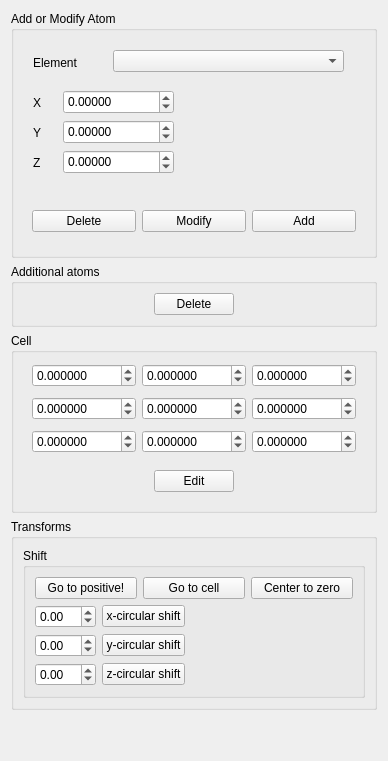
      <widget class="QWidget" name="FormTabActions">
       <attribute name="title">
        <string>Modify</string>
       </attribute>
       <layout class="QVBoxLayout" name="verticalLayout_2">
        <item>
         <widget class="QGroupBox" name="groupBox_2">
          <property name="title">
           <string>Add or Modify Atom</string>
          </property>
          <layout class="QVBoxLayout" name="verticalLayout_5">
           <item>
            <widget class="QFrame" name="frame_28">
             <property name="minimumSize">
              <size>
               <width>0</width>
               <height>150</height>
              </size>
             </property>
             <property name="maximumSize">
              <size>
               <width>16777215</width>
               <height>150</height>
              </size>
             </property>
             <property name="frameShape">
              <enum>QFrame::NoFrame</enum>
             </property>
             <property name="frameShadow">
              <enum>QFrame::Raised</enum>
             </property>
             <widget class="QLabel" name="label_8">
              <property name="geometry">
               <rect>
                <x>10</x>
                <y>10</y>
                <width>83</width>
                <height>26</height>
               </rect>
              </property>
              <property name="text">
               <string>Element</string>
              </property>
             </widget>
             <widget class="QComboBox" name="FormActionsPreComboAtomsList">
              <property name="geometry">
               <rect>
                <x>90</x>
                <y>10</y>
                <width>231</width>
                <height>22</height>
               </rect>
              </property>
             </widget>
             <widget class="QDoubleSpinBox" name="FormActionsPreSpinAtomsCoordX">
              <property name="geometry">
               <rect>
                <x>40</x>
                <y>50</y>
                <width>111</width>
                <height>24</height>
               </rect>
              </property>
              <property name="decimals">
               <number>5</number>
              </property>
              <property name="minimum">
               <double>-999.990000000000009</double>
              </property>
              <property name="maximum">
               <double>999.990000000000009</double>
              </property>
             </widget>
             <widget class="QLabel" name="label_24">
              <property name="geometry">
               <rect>
                <x>10</x>
                <y>50</y>
                <width>31</width>
                <height>26</height>
               </rect>
              </property>
              <property name="text">
               <string>X</string>
              </property>
             </widget>
             <widget class="QDoubleSpinBox" name="FormActionsPreSpinAtomsCoordY">
              <property name="geometry">
               <rect>
                <x>40</x>
                <y>80</y>
                <width>111</width>
                <height>24</height>
               </rect>
              </property>
              <property name="decimals">
               <number>5</number>
              </property>
              <property name="minimum">
               <double>-999.990000000000009</double>
              </property>
              <property name="maximum">
               <double>999.990000000000009</double>
              </property>
             </widget>
             <widget class="QLabel" name="label_25">
              <property name="geometry">
               <rect>
                <x>10</x>
                <y>80</y>
                <width>21</width>
                <height>26</height>
               </rect>
              </property>
              <property name="text">
               <string>Y</string>
              </property>
             </widget>
             <widget class="QLabel" name="label_26">
              <property name="geometry">
               <rect>
                <x>10</x>
                <y>110</y>
                <width>21</width>
                <height>26</height>
               </rect>
              </property>
              <property name="text">
               <string>Z</string>
              </property>
             </widget>
             <widget class="QDoubleSpinBox" name="FormActionsPreSpinAtomsCoordZ">
              <property name="geometry">
               <rect>
                <x>40</x>
                <y>110</y>
                <width>111</width>
                <height>24</height>
               </rect>
              </property>
              <property name="decimals">
               <number>5</number>
              </property>
              <property name="minimum">
               <double>-999.990000000000009</double>
              </property>
              <property name="maximum">
               <double>999.990000000000009</double>
              </property>
             </widget>
            </widget>
           </item>
           <item>
            <widget class="QFrame" name="frame_29">
             <property name="minimumSize">
              <size>
               <width>0</width>
               <height>50</height>
              </size>
             </property>
             <property name="maximumSize">
              <size>
               <width>16777215</width>
               <height>50</height>
              </size>
             </property>
             <property name="frameShape">
              <enum>QFrame::NoFrame</enum>
             </property>
             <property name="frameShadow">
              <enum>QFrame::Raised</enum>
             </property>
             <layout class="QHBoxLayout" name="horizontalLayout_17">
              <property name="topMargin">
               <number>0</number>
              </property>
              <property name="bottomMargin">
               <number>0</number>
              </property>
              <item>
               <widget class="QPushButton" name="FormActionsPreButDeleteAtom">
                <property name="text">
                 <string>Delete</string>
                </property>
               </widget>
              </item>
              <item>
               <widget class="QPushButton" name="FormActionsPreButModifyAtom">
                <property name="text">
                 <string>Modify</string>
                </property>
               </widget>
              </item>
              <item>
               <widget class="QPushButton" name="FormActionsPreButAddAtom">
                <property name="text">
                 <string>Add</string>
                </property>
               </widget>
              </item>
             </layout>
            </widget>
           </item>
          </layout>
         </widget>
        </item>
        <item>
         <widget class="QGroupBox" name="groupBox_12">
          <property name="minimumSize">
           <size>
            <width>0</width>
            <height>0</height>
           </size>
          </property>
          <property name="title">
           <string>Additional atoms</string>
          </property>
          <layout class="QHBoxLayout" name="horizontalLayout_13">
           <item>
            <spacer name="horizontalSpacer_15">
             <property name="orientation">
              <enum>Qt::Horizontal</enum>
             </property>
             <property name="sizeHint" stdset="0">
              <size>
               <width>131</width>
               <height>20</height>
              </size>
             </property>
            </spacer>
           </item>
           <item>
            <widget class="QPushButton" name="additional_atoms_delete">
             <property name="text">
              <string>Delete</string>
             </property>
            </widget>
           </item>
           <item>
            <spacer name="horizontalSpacer_16">
             <property name="orientation">
              <enum>Qt::Horizontal</enum>
             </property>
             <property name="sizeHint" stdset="0">
              <size>
               <width>131</width>
               <height>20</height>
              </size>
             </property>
            </spacer>
           </item>
          </layout>
         </widget>
        </item>
        <item>
         <widget class="QGroupBox" name="groupBox_3">
          <property name="title">
           <string>Cell</string>
          </property>
          <layout class="QVBoxLayout" name="verticalLayout_6">
           <item>
            <widget class="QFrame" name="frame_57">
             <property name="locale">
              <locale language="English" country="UnitedStates"/>
             </property>
             <property name="frameShape">
              <enum>QFrame::NoFrame</enum>
             </property>
             <property name="frameShadow">
              <enum>QFrame::Raised</enum>
             </property>
             <layout class="QHBoxLayout" name="horizontalLayout_63">
              <property name="topMargin">
               <number>2</number>
              </property>
              <property name="bottomMargin">
               <number>2</number>
              </property>
              <item>
               <widget class="QDoubleSpinBox" name="FormModifyCellEditA1">
                <property name="locale">
                 <locale language="English" country="UnitedStates"/>
                </property>
                <property name="decimals">
                 <number>6</number>
                </property>
                <property name="minimum">
                 <double>-999.000000000000000</double>
                </property>
                <property name="maximum">
                 <double>999.000000000000000</double>
                </property>
               </widget>
              </item>
              <item>
               <widget class="QDoubleSpinBox" name="FormModifyCellEditA2">
                <property name="locale">
                 <locale language="English" country="UnitedStates"/>
                </property>
                <property name="decimals">
                 <number>6</number>
                </property>
                <property name="minimum">
                 <double>-999.000000000000000</double>
                </property>
                <property name="maximum">
                 <double>999.000000000000000</double>
                </property>
               </widget>
              </item>
              <item>
               <widget class="QDoubleSpinBox" name="FormModifyCellEditA3">
                <property name="locale">
                 <locale language="English" country="UnitedStates"/>
                </property>
                <property name="decimals">
                 <number>6</number>
                </property>
                <property name="minimum">
                 <double>-999.000000000000000</double>
                </property>
                <property name="maximum">
                 <double>999.000000000000000</double>
                </property>
               </widget>
              </item>
             </layout>
            </widget>
           </item>
           <item>
            <widget class="QFrame" name="frame_55">
             <property name="locale">
              <locale language="English" country="UnitedStates"/>
             </property>
             <property name="frameShape">
              <enum>QFrame::NoFrame</enum>
             </property>
             <property name="frameShadow">
              <enum>QFrame::Raised</enum>
             </property>
             <layout class="QHBoxLayout" name="horizontalLayout_59">
              <property name="topMargin">
               <number>2</number>
              </property>
              <property name="bottomMargin">
               <number>2</number>
              </property>
              <item>
               <widget class="QDoubleSpinBox" name="FormModifyCellEditB1">
                <property name="locale">
                 <locale language="English" country="UnitedStates"/>
                </property>
                <property name="decimals">
                 <number>6</number>
                </property>
                <property name="minimum">
                 <double>-999.000000000000000</double>
                </property>
                <property name="maximum">
                 <double>999.000000000000000</double>
                </property>
               </widget>
              </item>
              <item>
               <widget class="QDoubleSpinBox" name="FormModifyCellEditB2">
                <property name="decimals">
                 <number>6</number>
                </property>
                <property name="minimum">
                 <double>-999.000000000000000</double>
                </property>
                <property name="maximum">
                 <double>999.000000000000000</double>
                </property>
               </widget>
              </item>
              <item>
               <widget class="QDoubleSpinBox" name="FormModifyCellEditB3">
                <property name="decimals">
                 <number>6</number>
                </property>
                <property name="minimum">
                 <double>-999.000000000000000</double>
                </property>
                <property name="maximum">
                 <double>999.000000000000000</double>
                </property>
               </widget>
              </item>
             </layout>
            </widget>
           </item>
           <item>
            <widget class="QFrame" name="frame_56">
             <property name="locale">
              <locale language="English" country="UnitedStates"/>
             </property>
             <property name="frameShape">
              <enum>QFrame::NoFrame</enum>
             </property>
             <property name="frameShadow">
              <enum>QFrame::Raised</enum>
             </property>
             <layout class="QHBoxLayout" name="horizontalLayout_61">
              <property name="topMargin">
               <number>2</number>
              </property>
              <property name="bottomMargin">
               <number>2</number>
              </property>
              <item>
               <widget class="QDoubleSpinBox" name="FormModifyCellEditC1">
                <property name="decimals">
                 <number>6</number>
                </property>
                <property name="minimum">
                 <double>-999.000000000000000</double>
                </property>
                <property name="maximum">
                 <double>999.000000000000000</double>
                </property>
               </widget>
              </item>
              <item>
               <widget class="QDoubleSpinBox" name="FormModifyCellEditC2">
                <property name="decimals">
                 <number>6</number>
                </property>
                <property name="minimum">
                 <double>-999.000000000000000</double>
                </property>
                <property name="maximum">
                 <double>999.000000000000000</double>
                </property>
               </widget>
              </item>
              <item>
               <widget class="QDoubleSpinBox" name="FormModifyCellEditC3">
                <property name="decimals">
                 <number>6</number>
                </property>
                <property name="minimum">
                 <double>-999.000000000000000</double>
                </property>
                <property name="maximum">
                 <double>999.000000000000000</double>
                </property>
               </widget>
              </item>
             </layout>
            </widget>
           </item>
           <item>
            <widget class="QFrame" name="frame_54">
             <property name="frameShape">
              <enum>QFrame::NoFrame</enum>
             </property>
             <property name="frameShadow">
              <enum>QFrame::Raised</enum>
             </property>
             <layout class="QHBoxLayout" name="horizontalLayout_58">
              <item>
               <spacer name="horizontalSpacer_25">
                <property name="orientation">
                 <enum>Qt::Horizontal</enum>
                </property>
                <property name="sizeHint" stdset="0">
                 <size>
                  <width>92</width>
                  <height>20</height>
                 </size>
                </property>
               </spacer>
              </item>
              <item>
               <widget class="QPushButton" name="FormModifyCellButton">
                <property name="text">
                 <string>Edit</string>
                </property>
               </widget>
              </item>
              <item>
               <spacer name="horizontalSpacer_11">
                <property name="orientation">
                 <enum>Qt::Horizontal</enum>
                </property>
                <property name="sizeHint" stdset="0">
                 <size>
                  <width>91</width>
                  <height>20</height>
                 </size>
                </property>
               </spacer>
              </item>
             </layout>
            </widget>
           </item>
          </layout>
         </widget>
        </item>
        <item>
         <widget class="QGroupBox" name="groupBox_4">
          <property name="title">
           <string>Transforms</string>
          </property>
          <layout class="QVBoxLayout" name="verticalLayout_7">
           <item>
            <widget class="QGroupBox" name="groupBox_49">
             <property name="minimumSize">
              <size>
               <width>0</width>
               <height>0</height>
              </size>
             </property>
             <property name="sizeIncrement">
              <size>
               <width>0</width>
               <height>0</height>
              </size>
             </property>
             <property name="title">
              <string>Shift</string>
             </property>
             <layout class="QVBoxLayout" name="verticalLayout_70">
              <item>
               <widget class="QFrame" name="frame_116">
                <property name="minimumSize">
                 <size>
                  <width>0</width>
                  <height>0</height>
                 </size>
                </property>
                <property name="frameShape">
                 <enum>QFrame::NoFrame</enum>
                </property>
                <property name="frameShadow">
                 <enum>QFrame::Raised</enum>
                </property>
                <layout class="QHBoxLayout" name="horizontalLayout_50">
                 <property name="leftMargin">
                  <number>0</number>
                 </property>
                 <property name="topMargin">
                  <number>0</number>
                 </property>
                 <property name="rightMargin">
                  <number>0</number>
                 </property>
                 <property name="bottomMargin">
                  <number>0</number>
                 </property>
                 <item>
                  <widget class="QPushButton" name="FormModifyGoPositive">
                   <property name="text">
                    <string>Go to positive!</string>
                   </property>
                  </widget>
                 </item>
                 <item>
                  <widget class="QPushButton" name="FormModifyGoToCell">
                   <property name="text">
                    <string>Go to cell</string>
                   </property>
                  </widget>
                 </item>
                 <item>
                  <widget class="QPushButton" name="modify_center_to_zero">
                   <property name="text">
                    <string>Center to zero</string>
                   </property>
                  </widget>
                 </item>
                </layout>
               </widget>
              </item>
              <item>
               <widget class="QFrame" name="frame_117">
                <property name="minimumSize">
                 <size>
                  <width>0</width>
                  <height>0</height>
                 </size>
                </property>
                <property name="frameShape">
                 <enum>QFrame::NoFrame</enum>
                </property>
                <property name="frameShadow">
                 <enum>QFrame::Raised</enum>
                </property>
                <layout class="QHBoxLayout" name="horizontalLayout_117">
                 <property name="leftMargin">
                  <number>0</number>
                 </property>
                 <property name="topMargin">
                  <number>0</number>
                 </property>
                 <property name="rightMargin">
                  <number>0</number>
                 </property>
                 <property name="bottomMargin">
                  <number>0</number>
                 </property>
                 <item>
                  <widget class="QDoubleSpinBox" name="x_circular_shift_step">
                   <property name="minimum">
                    <double>-99.989999999999995</double>
                   </property>
                  </widget>
                 </item>
                 <item>
                  <widget class="QPushButton" name="x_circular_shift">
                   <property name="text">
                    <string>x-circular shift</string>
                   </property>
                  </widget>
                 </item>
                 <item>
                  <spacer name="horizontalSpacer_100">
                   <property name="orientation">
                    <enum>Qt::Horizontal</enum>
                   </property>
                   <property name="sizeHint" stdset="0">
                    <size>
                     <width>157</width>
                     <height>20</height>
                    </size>
                   </property>
                  </spacer>
                 </item>
                </layout>
               </widget>
              </item>
              <item>
               <widget class="QFrame" name="frame_118">
                <property name="minimumSize">
                 <size>
                  <width>0</width>
                  <height>0</height>
                 </size>
                </property>
                <property name="frameShape">
                 <enum>QFrame::NoFrame</enum>
                </property>
                <property name="frameShadow">
                 <enum>QFrame::Raised</enum>
                </property>
                <layout class="QHBoxLayout" name="horizontalLayout_165">
                 <property name="leftMargin">
                  <number>0</number>
                 </property>
                 <property name="topMargin">
                  <number>0</number>
                 </property>
                 <property name="rightMargin">
                  <number>0</number>
                 </property>
                 <property name="bottomMargin">
                  <number>0</number>
                 </property>
                 <item>
                  <widget class="QDoubleSpinBox" name="y_circular_shift_step">
                   <property name="minimum">
                    <double>-99.989999999999995</double>
                   </property>
                  </widget>
                 </item>
                 <item>
                  <widget class="QPushButton" name="y_circular_shift">
                   <property name="text">
                    <string>y-circular shift</string>
                   </property>
                  </widget>
                 </item>
                 <item>
                  <spacer name="horizontalSpacer_117">
                   <property name="orientation">
                    <enum>Qt::Horizontal</enum>
                   </property>
                   <property name="sizeHint" stdset="0">
                    <size>
                     <width>40</width>
                     <height>20</height>
                    </size>
                   </property>
                  </spacer>
                 </item>
                </layout>
               </widget>
              </item>
              <item>
               <widget class="QFrame" name="frame_170">
                <property name="minimumSize">
                 <size>
                  <width>0</width>
                  <height>0</height>
                 </size>
                </property>
                <property name="frameShape">
                 <enum>QFrame::NoFrame</enum>
                </property>
                <property name="frameShadow">
                 <enum>QFrame::Raised</enum>
                </property>
                <layout class="QHBoxLayout" name="horizontalLayout_166">
                 <property name="leftMargin">
                  <number>0</number>
                 </property>
                 <property name="topMargin">
                  <number>0</number>
                 </property>
                 <property name="rightMargin">
                  <number>0</number>
                 </property>
                 <property name="bottomMargin">
                  <number>0</number>
                 </property>
                 <item>
                  <widget class="QDoubleSpinBox" name="z_circular_shift_step">
                   <property name="minimum">
                    <double>-99.989999999999995</double>
                   </property>
                  </widget>
                 </item>
                 <item>
                  <widget class="QPushButton" name="z_circular_shift">
                   <property name="text">
                    <string>z-circular shift</string>
                   </property>
                  </widget>
                 </item>
                 <item>
                  <spacer name="horizontalSpacer_118">
                   <property name="orientation">
                    <enum>Qt::Horizontal</enum>
                   </property>
                   <property name="sizeHint" stdset="0">
                    <size>
                     <width>40</width>
                     <height>20</height>
                    </size>
                   </property>
                  </spacer>
                 </item>
                </layout>
               </widget>
              </item>
             </layout>
            </widget>
           </item>
          </layout>
         </widget>
        </item>
        <item>
         <spacer name="verticalSpacer_2">
          <property name="orientation">
           <enum>Qt::Vertical</enum>
          </property>
          <property name="sizeHint" stdset="0">
           <size>
            <width>20</width>
            <height>40</height>
           </size>
          </property>
         </spacer>
        </item>
       </layout>
      </widget>
